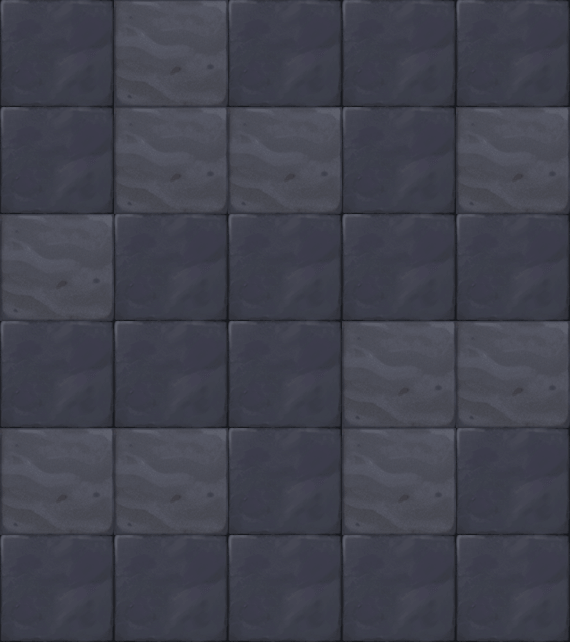

Rendered tile map (Tiled .tmx) drawn with the repository's tilesets; below, a short description and the map source with its tile grids summarised:
An orthogonal 5x6 tile map with 114x107 px tiles, 1 tile layer (块层 1).

<map version="1.0" orientation="orthogonal" width="5" height="6" tilewidth="114" tileheight="107">
 <tileset firstgid="1" name="map051" tilewidth="114" tileheight="107">
  <image source="map051.png" width="228" height="107" />
 </tileset>
 <layer name="块层 1" width="5" height="6">
  <data>[30 cells, 30 non-empty, 2 distinct tile ids]</data>
 </layer>
</map>
